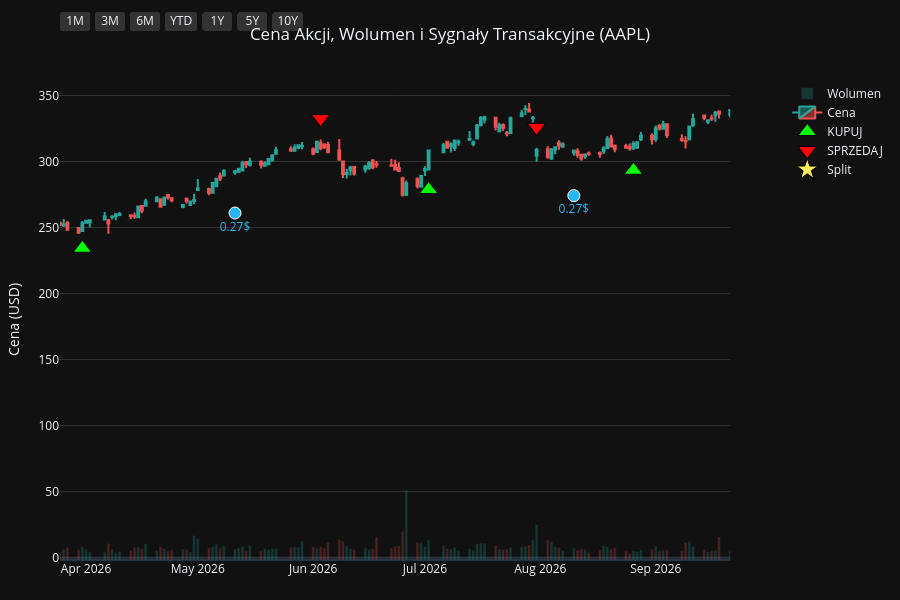
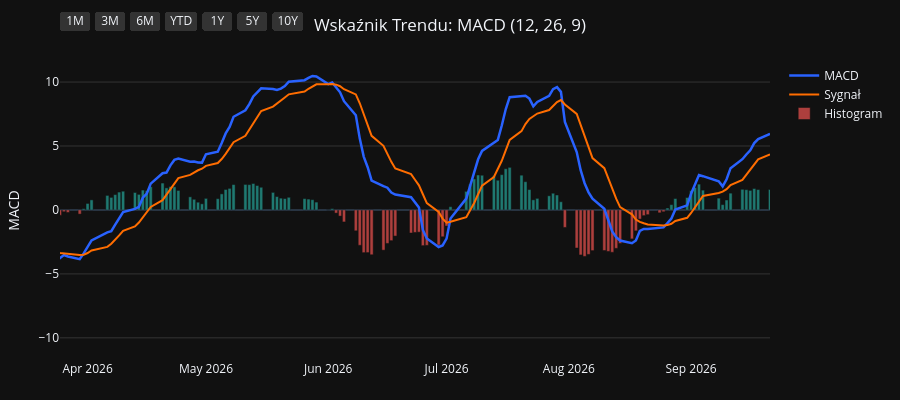
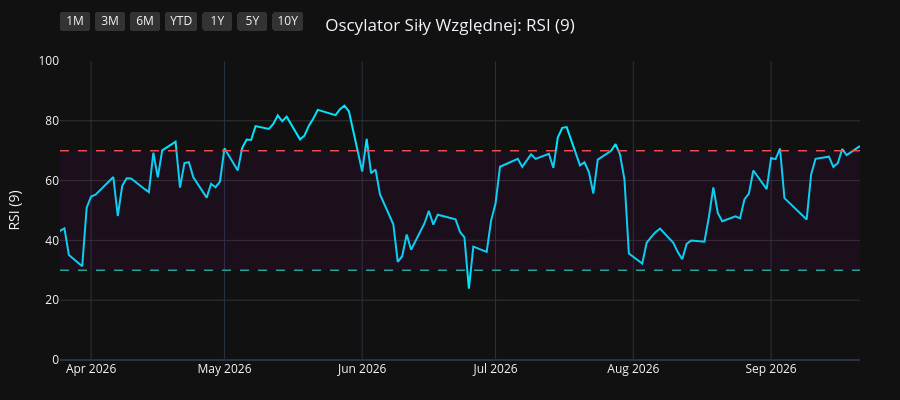
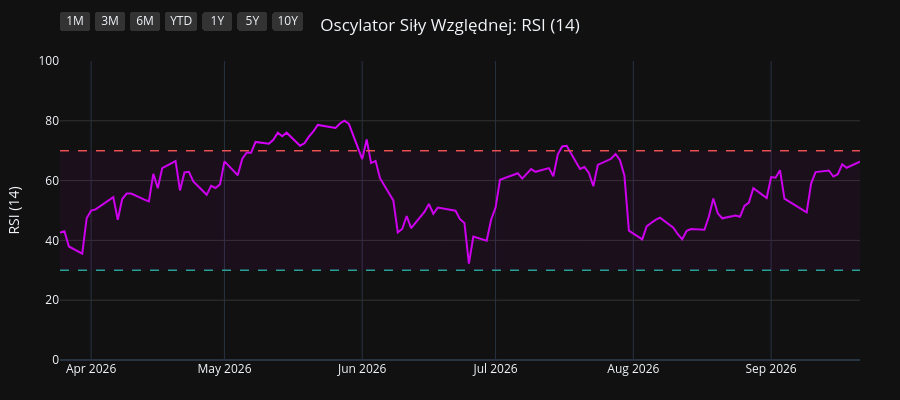

Here is the notebook cell these charts were saved with, in order:
### Code cell
import os
import yfinance as yf
import pandas as pd
import pandas_ta as ta
import plotly.graph_objects as go
from plotly.subplots import make_subplots

# 1. Pobranie i przygotowanie danych
symbol = os.environ.get("STOCK_TICKER", "").strip().upper()
if not symbol:
    raise RuntimeError("Set STOCK_TICKER before running price_extractor.ipynb")
df = yf.Ticker(symbol).history(period="10y")
df.index = df.index.tz_localize(None)

# Wskaźniki i sygnały
df.ta.macd(fast=12, slow=26, signal=9, append=True)
df.ta.rsi(length=9, append=True)
df.ta.rsi(length=14, append=True)
df.ta.rsi(length=21, append=True)
df.dropna(inplace=True)

macd = df['MACD_12_26_9']
signal = df['MACDs_12_26_9']
wczorajszy_macd = macd.shift(1)
wczorajszy_signal = signal.shift(1)

df['Decyzja'] = 'BRAK'
df.loc[(macd > signal) & (wczorajszy_macd <= wczorajszy_signal), 'Decyzja'] = 'KUPUJ'
df.loc[(macd < signal) & (wczorajszy_macd >= wczorajszy_signal), 'Decyzja'] = 'SPRZEDAJ'

df_kupuj = df[df['Decyzja'] == 'KUPUJ']
df_sprzedaj = df[df['Decyzja'] == 'SPRZEDAJ']
df_dywidendy = df[df['Dividends'] > 0]
df_splity = df[df['Stock Splits'] > 0]

# Wspólna konfiguracja osi X
konfiguracja_osi_x = dict(
    type="date",
    showspikes=True, spikemode="across", spikesnap="cursor", spikedash="dot", spikecolor="#ffffff", spikethickness=1, hoverformat="%Y-%m-%d",
    rangeselector=dict(
        buttons=list([
            dict(count=1, label="1M", step="month", stepmode="backward"),
            dict(count=3, label="3M", step="month", stepmode="backward"),
            dict(count=6, label="6M", step="month", stepmode="backward"),
            dict(count=1, label="YTD", step="year", stepmode="todate"),
            dict(count=1, label="1Y", step="year", stepmode="backward"),
            dict(count=5, label="5Y", step="year", stepmode="backward"),
            dict(step="all", label="10Y")
        ]),
        bgcolor="#333333", activecolor="#2962ff", x=0, y=1.1
    )
)

# ==========================================
# WYKRES 1: CENA + WOLUMEN + SYGNAŁY
# ==========================================
fig1 = make_subplots(specs=[[{"secondary_y": True}]])

kolory_wolumenu = ['#26a69a' if row['Close'] >= row['Open'] else '#ef5350' for index, row in df.iterrows()]
fig1.add_trace(go.Bar(x=df.index, y=df['Volume'], marker_color=kolory_wolumenu, opacity=0.25, name='Wolumen'), secondary_y=True)
fig1.add_trace(go.Candlestick(x=df.index, open=df['Open'], high=df['High'], low=df['Low'], close=df['Close'], name='Cena', increasing_line_color='#26a69a', decreasing_line_color='#ef5350'), secondary_y=False)
fig1.add_trace(go.Scatter(x=df_kupuj.index, y=df_kupuj['Low'] * 0.95, customdata=df_kupuj[['Low', 'High']], mode='markers', marker=dict(symbol='triangle-up', size=16, color='#00ff00', line=dict(width=1, color='black')), name='KUPUJ', hovertemplate='KUPUJ<br>Najniższa: %{customdata[0]:.2f}<br>Najwyższa: %{customdata[1]:.2f}<extra></extra>'), secondary_y=False)
fig1.add_trace(go.Scatter(x=df_sprzedaj.index, y=df_sprzedaj['High'] * 1.05, customdata=df_sprzedaj[['Low', 'High']], mode='markers', marker=dict(symbol='triangle-down', size=16, color='#ff0000', line=dict(width=1, color='black')), name='SPRZEDAJ', hovertemplate='SPRZEDAJ<br>Najniższa: %{customdata[0]:.2f}<br>Najwyższa: %{customdata[1]:.2f}<extra></extra>'), secondary_y=False)

if not df_dywidendy.empty:
    fig1.add_trace(go.Scatter(x=df_dywidendy.index, y=df_dywidendy['Low'] * 0.90, mode='markers+text', marker=dict(symbol='circle', size=12, color='#29b6f6', line=dict(width=1, color='white')), text=df_dywidendy['Dividends'].apply(lambda x: f"{x}$"), textposition="bottom center", name='Dywidenda', showlegend=False, hovertemplate='Dywidenda: %{text}<extra></extra>', textfont=dict(color="#29b6f6")), secondary_y=False)
if not df_splity.empty:
                    fig1.add_trace(go.Scatter(x=df_splity.index, y=df_splity['High'], mode='markers+text', marker=dict(symbol='star', size=16, color='#ffee58', line=dict(width=1, color='black')), text=df_splity['Stock Splits'].apply(lambda x: f"{x:g}:1" if x >= 1 else f"1:{1 / x:g}"), textposition="top center", name='Split', hovertemplate='%{text}<extra></extra>', textfont=dict(color="#ffee58")), secondary_y=False)

fig1.update_layout(title=dict(text=f"Cena Akcji, Wolumen i Sygnały Transakcyjne ({symbol})", x=0.5, xanchor='center'), dragmode='pan', xaxis_rangeslider_visible=False, template='plotly_dark', height=600, hovermode='x unified', margin=dict(l=60, r=40, t=60, b=40))
fig1.update_xaxes(**konfiguracja_osi_x)
fig1.update_xaxes(range=[df.index.max() - pd.Timedelta(days=180), df.index.max()])
fig1.update_yaxes(title_text="Cena (USD)", secondary_y=False, gridcolor='#333333')
fig1.update_yaxes(range=[0, df['Volume'].max() * 4], showgrid=False, showticklabels=False, secondary_y=True)
fig1.show(config={'scrollZoom': True})

# ==========================================
# WYKRES 2: WSKAŹNIK MACD
# ==========================================
fig2 = go.Figure()
fig2.add_trace(go.Scatter(x=df.index, y=df['MACD_12_26_9'], line=dict(color='#2962ff', width=2.5), name='MACD'))
fig2.add_trace(go.Scatter(x=df.index, y=df['MACDs_12_26_9'], line=dict(color='#ff6d00', width=2), name='Sygnał'))
kolory_macd = ['#26a69a' if val >= 0 else '#ef5350' for val in df['MACDh_12_26_9']]
fig2.add_trace(go.Bar(x=df.index, y=df['MACDh_12_26_9'], marker_color=kolory_macd, name='Histogram', opacity=0.7))
fig2.update_layout(title=dict(text="Wskaźnik Trendu: MACD (12, 26, 9)", x=0.5, xanchor='center'), dragmode='pan', xaxis_rangeslider_visible=False, template='plotly_dark', height=400, hovermode='x unified', margin=dict(l=60, r=40, t=60, b=40))
fig2.update_xaxes(**konfiguracja_osi_x)
fig2.update_xaxes(range=[df.index.max() - pd.Timedelta(days=180), df.index.max()])
fig2.update_yaxes(title_text="MACD", gridcolor='#333333')
fig2.show(config={'scrollZoom': True})

# ==========================================
# WYKRES 3: OSCYLATOR RSI (9)
# ==========================================
fig3 = go.Figure()
fig3.add_trace(go.Scatter(x=df.index, y=df['RSI_9'], line=dict(color='#00e5ff', width=2), name='RSI (9)'))
fig3.add_hline(y=70, line_dash="dash", line_color="#ef5350", line_width=1.5)
fig3.add_hline(y=30, line_dash="dash", line_color="#26a69a", line_width=1.5)
fig3.add_hrect(y0=30, y1=70, line_width=0, fillcolor="purple", opacity=0.1)
fig3.update_layout(title=dict(text="Oscylator Siły Względnej: RSI (9)", x=0.5, xanchor='center'), dragmode='pan', xaxis_rangeslider_visible=False, template='plotly_dark', height=400, hovermode='x unified', margin=dict(l=60, r=40, t=60, b=40))
fig3.update_xaxes(**konfiguracja_osi_x)
fig3.update_xaxes(range=[df.index.max() - pd.Timedelta(days=180), df.index.max()])
fig3.update_yaxes(title_text="RSI (9)", range=[0, 100], gridcolor='#333333')
fig3.show(config={'scrollZoom': True})

# ==========================================
# WYKRES 4: OSCYLATOR RSI (14)
# ==========================================
fig4 = go.Figure()
fig4.add_trace(go.Scatter(x=df.index, y=df['RSI_14'], line=dict(color='#d500f9', width=2), name='RSI (14)'))
fig4.add_hline(y=70, line_dash="dash", line_color="#ef5350", line_width=1.5)
fig4.add_hline(y=30, line_dash="dash", line_color="#26a69a", line_width=1.5)
fig4.add_hrect(y0=30, y1=70, line_width=0, fillcolor="purple", opacity=0.1)
fig4.update_layout(title=dict(text="Oscylator Siły Względnej: RSI (14)", x=0.5, xanchor='center'), dragmode='pan', xaxis_rangeslider_visible=False, template='plotly_dark', height=400, hovermode='x unified', margin=dict(l=60, r=40, t=60, b=40))
fig4.update_xaxes(**konfiguracja_osi_x)
fig4.update_xaxes(range=[df.index.max() - pd.Timedelta(days=180), df.index.max()])
fig4.update_yaxes(title_text="RSI (14)", range=[0, 100], gridcolor='#333333')
fig4.show(config={'scrollZoom': True})

# ==========================================
# WYKRES 5: OSCYLATOR RSI (21)
# ==========================================
fig5 = go.Figure()
fig5.add_trace(go.Scatter(x=df.index, y=df['RSI_21'], line=dict(color='#64dd17', width=2), name='RSI (21)'))
fig5.add_hline(y=70, line_dash="dash", line_color="#ef5350", line_width=1.5)
fig5.add_hline(y=30, line_dash="dash", line_color="#26a69a", line_width=1.5)
fig5.add_hrect(y0=30, y1=70, line_width=0, fillcolor="purple", opacity=0.1)
fig5.update_layout(title=dict(text="Oscylator Siły Względnej: RSI (21)", x=0.5, xanchor='center'), dragmode='pan', xaxis_rangeslider_visible=False, template='plotly_dark', height=400, hovermode='x unified', margin=dict(l=60, r=40, t=60, b=40))
fig5.update_xaxes(**konfiguracja_osi_x)
fig5.update_xaxes(range=[df.index.max() - pd.Timedelta(days=180), df.index.max()])
fig5.update_yaxes(title_text="RSI (21)", range=[0, 100], gridcolor='#333333')
fig5.show(config={'scrollZoom': True})

### Figure 1 — Plotly figure (JSON) as saved in the notebook; plotly's stock layout.template omitted (floating-point values rounded to 4 significant figures; data arrays with more than 128 entries replaced by an {"elided": "..."} marker saying what was removed)
{"data": [{"marker": {"color": {"elided": "2479 str values"}}, "name": "Wolumen", "opacity": 0.25, "type": "bar", "x": {"elided": "2479 str values"}, "xaxis": "x", "y": {"elided": "2479 int values"}, "yaxis": "y2"}, {"close": {"elided": "2479 float values"}, "decreasing": {"line": {"color": "#ef5350"}}, "high": {"elided": "2479 float values"}, "increasing": {"line": {"color": "#26a69a"}}, "low": {"elided": "2479 float values"}, "name": "Cena", "open": {"elided": "2479 float values"}, "type": "candlestick", "x": {"elided": "2479 str values"}, "xaxis": "x", "yaxis": "y"}, {"customdata": {"elided": "89x2 float values"}, "hovertemplate": "KUPUJ<br>Najniższa: %{customdata[0]:.2f}<br>Najwyższa: %{customdata[1]:.2f}<extra></extra>", "marker": {"color": "#00ff00", "line": {"color": "black", "width": 1}, "size": 16, "symbol": "triangle-up"}, "mode": "markers", "name": "KUPUJ", "type": "scatter", "x": ["2016-11-21T00:00:00", "2017-01-09T00:00:00", "2017-01-25T00:00:00", "2017-05-01T00:00:00", "2017-07-10T00:00:00", "2017-08-29T00:00:00", "2017-10-06T00:00:00", "2017-12-18T00:00:00", "2018-01-08T00:00:00", "2018-02-14T00:00:00", "2018-04-10T00:00:00", "2018-05-02T00:00:00", "2018-06-06T00:00:00", "2018-07-09T00:00:00", "2018-08-01T00:00:00", "2018-10-02T00:00:00", "2018-12-03T00:00:00", "2018-12-12T00:00:00", "2018-12-28T00:00:00", "2019-03-12T00:00:00", "2019-04-02T00:00:00", "2019-04-18T00:00:00", "2019-06-06T00:00:00", "2019-07-23T00:00:00", "2019-08-19T00:00:00", "2019-09-05T00:00:00", "2019-10-07T00:00:00", "2019-12-16T00:00:00", "2020-03-27T00:00:00", "2020-06-08T00:00:00", "2020-07-08T00:00:00", "2020-07-20T00:00:00", "2020-07-31T00:00:00", "2020-10-01T00:00:00", "2020-11-06T00:00:00", "2020-12-01T00:00:00", "2021-01-22T00:00:00", "2021-03-15T00:00:00", "2021-06-07T00:00:00", "2021-08-17T00:00:00", "2021-08-31T00:00:00", "2021-10-14T00:00:00", "2021-11-17T00:00:00", "2022-02-01T00:00:00", "2022-03-18T00:00:00", "2022-05-27T00:00:00", "2022-06-23T00:00:00", "2022-10-17T00:00:00", "2022-11-11T00:00:00", "2023-01-09T00:00:00", "2023-03-16T00:00:00", "2023-04-19T00:00:00", "2023-05-01T00:00:00", "2023-05-05T00:00:00", "2023-05-18T00:00:00", "2023-05-31T00:00:00", "2023-06-27T00:00:00", "2023-08-25T00:00:00", "2023-10-04T00:00:00", "2023-11-02T00:00:00", "2023-12-08T00:00:00", "2023-12-13T00:00:00", "2024-01-19T00:00:00", "2024-03-18T00:00:00", "2024-04-25T00:00:00", "2024-06-05T00:00:00", "2024-06-07T00:00:00", "2024-06-11T00:00:00", "2024-07-02T00:00:00", "2024-08-14T00:00:00", "2024-09-20T00:00:00", "2024-10-10T00:00:00", "2024-11-19T00:00:00", "2025-01-29T00:00:00", "2025-03-25T00:00:00", "2025-04-15T00:00:00", "2025-05-12T00:00:00", "2025-06-06T00:00:00", "2025-06-23T00:00:00", "2025-08-07T00:00:00", "2025-09-03T00:00:00", "2025-09-19T00:00:00", "2025-10-23T00:00:00", "2025-11-28T00:00:00", "2026-01-28T00:00:00", "2026-02-24T00:00:00", "2026-03-31T00:00:00", "2026-07-02T00:00:00", "2026-08-26T00:00:00"], "xaxis": "x", "y": [24.02, 25.75, 26.27, 31.79, 31.57, 35.37, 34.17, 38.8, 38.59, 36.29, 38.21, 38.72, 42.92, 42.34, 44.13, 50.86, 40.81, 38.06, 34.81, 40.57, 43.21, 45.81, 41.36, 47.06, 47.87, 48.21, 51.47, 63.32, 56.61, 75.2, 86.47, 88.28, 92.66, 106.6, 107.1, 110.7, 124.5, 111.2, 115.5, 138.1, 140.2, 131.1, 140.1, 159.9, 148.4, 135.2, 126.2, 130.7, 134.7, 121.2, 141.7, 154.7, 157.6, 159.6, 161.5, 165.5, 173.8, 164.8, 160.3, 164.5, 181.8, 182.9, 177.2, 163.1, 158.0, 183.4, 182.7, 182.2, 202.4, 207.0, 214.4, 214.0, 213.8, 220.7, 207.8, 188.6, 195.5, 191.0, 188.1, 204.8, 221.8, 227.4, 244.2, 261.5, 241.1, 253.9, 234.3, 278.8, 293.4], "yaxis": "y"}, {"customdata": {"elided": "88x2 float values"}, "hovertemplate": "SPRZEDAJ<br>Najniższa: %{customdata[0]:.2f}<br>Najwyższa: %{customdata[1]:.2f}<extra></extra>", "marker": {"color": "#ff0000", "line": {"color": "black", "width": 1}, "size": 16, "symbol": "triangle-down"}, "mode": "markers", "name": "SPRZEDAJ", "type": "scatter", "x": ["2017-01-03T00:00:00", "2017-01-24T00:00:00", "2017-02-27T00:00:00", "2017-05-22T00:00:00", "2017-08-21T00:00:00", "2017-09-06T00:00:00", "2017-11-16T00:00:00", "2017-12-26T00:00:00", "2018-01-24T00:00:00", "2018-03-19T00:00:00", "2018-04-20T00:00:00", "2018-05-25T00:00:00", "2018-06-08T00:00:00", "2018-07-30T00:00:00", "2018-09-07T00:00:00", "2018-10-08T00:00:00", "2018-12-10T00:00:00", "2018-12-20T00:00:00", "2019-03-06T00:00:00", "2019-03-28T00:00:00", "2019-04-15T00:00:00", "2019-04-26T00:00:00", "2019-07-17T00:00:00", "2019-08-02T00:00:00", "2019-08-27T00:00:00", "2019-09-24T00:00:00", "2019-11-20T00:00:00", "2020-01-24T00:00:00", "2020-05-27T00:00:00", "2020-06-29T00:00:00", "2020-07-17T00:00:00", "2020-07-21T00:00:00", "2020-09-03T00:00:00", "2020-10-21T00:00:00", "2020-11-23T00:00:00", "2021-01-05T00:00:00", "2021-02-01T00:00:00", "2021-04-29T00:00:00", "2021-07-21T00:00:00", "2021-08-18T00:00:00", "2021-09-10T00:00:00", "2021-11-10T00:00:00", "2021-12-17T00:00:00", "2022-02-17T00:00:00", "2022-04-08T00:00:00", "2022-06-13T00:00:00", "2022-08-22T00:00:00", "2022-11-04T00:00:00", "2022-11-29T00:00:00", "2023-02-21T00:00:00", "2023-04-11T00:00:00", "2023-04-20T00:00:00", "2023-05-02T00:00:00", "2023-05-16T00:00:00", "2023-05-22T00:00:00", "2023-06-26T00:00:00", "2023-07-10T00:00:00", "2023-09-11T00:00:00", "2023-10-20T00:00:00", "2023-11-30T00:00:00", "2023-12-11T00:00:00", "2023-12-19T00:00:00", "2024-01-31T00:00:00", "2024-04-19T00:00:00", "2024-05-29T00:00:00", "2024-06-06T00:00:00", "2024-06-10T00:00:00", "2024-06-25T00:00:00", "2024-07-18T00:00:00", "2024-09-04T00:00:00", "2024-10-07T00:00:00", "2024-10-25T00:00:00", "2024-12-30T00:00:00", "2025-03-03T00:00:00", "2025-04-03T00:00:00", "2025-05-08T00:00:00", "2025-05-22T00:00:00", "2025-06-11T00:00:00", "2025-07-29T00:00:00", "2025-08-25T00:00:00", "2025-09-10T00:00:00", "2025-10-07T00:00:00", "2025-11-07T00:00:00", "2025-12-08T00:00:00", "2026-02-13T00:00:00", "2026-03-02T00:00:00", "2026-06-03T00:00:00", "2026-07-31T00:00:00"], "xaxis": "x", "y": [28.08, 28.99, 33.32, 37.62, 38.58, 39.83, 42.15, 42.05, 43.48, 43.7, 42.16, 46.88, 47.46, 47.51, 55.9, 55.76, 42.34, 40.35, 43.87, 47.39, 49.96, 51.25, 51.47, 51.8, 52.53, 56.05, 67.23, 81.69, 80.93, 91.97, 98.68, 100.8, 131.1, 120.8, 119.9, 134.3, 138.0, 139.9, 149.4, 154.4, 159.2, 154.0, 177.9, 176.5, 176.4, 139.0, 174.9, 147.2, 149.4, 156.3, 167.7, 173.4, 176.0, 179.1, 180.8, 194.6, 196.6, 186.8, 181.7, 197.4, 200.7, 204.3, 194.1, 172.8, 200.0, 204.4, 205.2, 219.9, 239.7, 230.9, 235.0, 242.8, 264.3, 254.7, 216.5, 208.8, 211.9, 213.7, 224.5, 239.9, 243.1, 269.3, 284.9, 292.9, 274.9, 279.4, 332.5, 325.9], "yaxis": "y"}, {"hovertemplate": "Dywidenda: %{text}<extra></extra>", "marker": {"color": "#29b6f6", "line": {"color": "white", "width": 1}, "size": 12, "symbol": "circle"}, "mode": "markers+text", "name": "Dywidenda", "showlegend": false, "text": ["0.1425$", "0.1575$", "0.1575$", "0.1575$", "0.1575$", "0.1825$", "0.1825$", "0.1825$", "0.1825$", "0.1925$", "0.1925$", "0.1925$", "0.1925$", "0.205$", "0.205$", "0.205$", "0.205$", "0.22$", "0.22$", "0.22$", "0.22$", "0.23$", "0.23$", "0.23$", "0.23$", "0.24$", "0.24$", "0.24$", "0.24$", "0.25$", "0.25$", "0.25$", "0.25$", "0.26$", "0.26$", "0.26$", "0.26$", "0.27$", "0.27$"], "textfont": {"color": "#29b6f6"}, "textposition": "bottom center", "type": "scatter", "x": ["2017-02-09T00:00:00", "2017-05-11T00:00:00", "2017-08-10T00:00:00", "2017-11-10T00:00:00", "2018-02-09T00:00:00", "2018-05-11T00:00:00", "2018-08-10T00:00:00", "2018-11-08T00:00:00", "2019-02-08T00:00:00", "2019-05-10T00:00:00", "2019-08-09T00:00:00", "2019-11-07T00:00:00", "2020-02-07T00:00:00", "2020-05-08T00:00:00", "2020-08-07T00:00:00", "2020-11-06T00:00:00", "2021-02-05T00:00:00", "2021-05-07T00:00:00", "2021-08-06T00:00:00", "2021-11-05T00:00:00", "2022-02-04T00:00:00", "2022-05-06T00:00:00", "2022-08-05T00:00:00", "2022-11-04T00:00:00", "2023-02-10T00:00:00", "2023-05-12T00:00:00", "2023-08-11T00:00:00", "2023-11-10T00:00:00", "2024-02-09T00:00:00", "2024-05-10T00:00:00", "2024-08-12T00:00:00", "2024-11-08T00:00:00", "2025-02-10T00:00:00", "2025-05-12T00:00:00", "2025-08-11T00:00:00", "2025-11-10T00:00:00", "2026-02-09T00:00:00", "2026-05-11T00:00:00", "2026-08-10T00:00:00"], "xaxis": "x", "y": [27.24, 31.78, 32.39, 36.63, 31.71, 39.72, 43.94, 44.11, 36.09, 41.46, 43.03, 55.9, 69.03, 66.23, 96.2, 101.5, 118.9, 113.5, 127.8, 131.9, 150.2, 135.9, 143.9, 118.8, 132.1, 151.6, 156.8, 163.2, 167.4, 162.4, 192.4, 202.3, 203.2, 185.2, 201.5, 240.1, 244.1, 261.0, 274.1], "yaxis": "y"}, {"hovertemplate": "%{text}<extra></extra>", "marker": {"color": "#ffee58", "line": {"color": "black", "width": 1}, "size": 16, "symbol": "star"}, "mode": "markers+text", "name": "Split", "text": ["4:1"], "textfont": {"color": "#ffee58"}, "textposition": "top center", "type": "scatter", "x": ["2020-08-31T00:00:00"], "xaxis": "x", "y": [127.0], "yaxis": "y"}], "layout": {"dragmode": "pan", "height": 600, "hovermode": "x unified", "margin": {"b": 40, "l": 60, "r": 40, "t": 60}, "title": {"text": "Cena Akcji, Wolumen i Sygnały Transakcyjne (AAPL)", "x": 0.5, "xanchor": "center"}, "xaxis": {"anchor": "y", "domain": [0.0, 0.94], "hoverformat": "%Y-%m-%d", "range": ["2026-03-25T00:00:00", "2026-09-21T00:00:00"], "rangeselector": {"activecolor": "#2962ff", "bgcolor": "#333333", "buttons": [{"count": 1, "label": "1M", "step": "month", "stepmode": "backward"}, {"count": 3, "label": "3M", "step": "month", "stepmode": "backward"}, {"count": 6, "label": "6M", "step": "month", "stepmode": "backward"}, {"count": 1, "label": "YTD", "step": "year", "stepmode": "todate"}, {"count": 1, "label": "1Y", "step": "year", "stepmode": "backward"}, {"count": 5, "label": "5Y", "step": "year", "stepmode": "backward"}, {"label": "10Y", "step": "all"}], "x": 0, "y": 1.1}, "rangeslider": {"visible": false}, "showspikes": true, "spikecolor": "#ffffff", "spikedash": "dot", "spikemode": "across", "spikesnap": "cursor", "spikethickness": 1, "type": "date"}, "yaxis": {"anchor": "x", "domain": [0.0, 1.0], "gridcolor": "#333333", "title": {"text": "Cena (USD)"}}, "yaxis2": {"anchor": "x", "overlaying": "y", "range": [0, 1791760000], "showgrid": false, "showticklabels": false, "side": "right"}}}

### Figure 2 — Plotly figure (JSON) as saved in the notebook; plotly's stock layout.template omitted (floating-point values rounded to 4 significant figures; data arrays with more than 128 entries replaced by an {"elided": "..."} marker saying what was removed)
{"data": [{"line": {"color": "#2962ff", "width": 2.5}, "name": "MACD", "type": "scatter", "x": {"elided": "2479 str values"}, "y": {"elided": "2479 float values"}}, {"line": {"color": "#ff6d00", "width": 2}, "name": "Sygnał", "type": "scatter", "x": {"elided": "2479 str values"}, "y": {"elided": "2479 float values"}}, {"marker": {"color": {"elided": "2479 str values"}}, "name": "Histogram", "opacity": 0.7, "type": "bar", "x": {"elided": "2479 str values"}, "y": {"elided": "2479 float values"}}], "layout": {"dragmode": "pan", "height": 400, "hovermode": "x unified", "margin": {"b": 40, "l": 60, "r": 40, "t": 60}, "title": {"text": "Wskaźnik Trendu: MACD (12, 26, 9)", "x": 0.5, "xanchor": "center"}, "xaxis": {"hoverformat": "%Y-%m-%d", "range": ["2026-03-25T00:00:00", "2026-09-21T00:00:00"], "rangeselector": {"activecolor": "#2962ff", "bgcolor": "#333333", "buttons": [{"count": 1, "label": "1M", "step": "month", "stepmode": "backward"}, {"count": 3, "label": "3M", "step": "month", "stepmode": "backward"}, {"count": 6, "label": "6M", "step": "month", "stepmode": "backward"}, {"count": 1, "label": "YTD", "step": "year", "stepmode": "todate"}, {"count": 1, "label": "1Y", "step": "year", "stepmode": "backward"}, {"count": 5, "label": "5Y", "step": "year", "stepmode": "backward"}, {"label": "10Y", "step": "all"}], "x": 0, "y": 1.1}, "rangeslider": {"visible": false}, "showspikes": true, "spikecolor": "#ffffff", "spikedash": "dot", "spikemode": "across", "spikesnap": "cursor", "spikethickness": 1, "type": "date"}, "yaxis": {"gridcolor": "#333333", "title": {"text": "MACD"}}}}

### Figure 3 — Plotly figure (JSON) as saved in the notebook; plotly's stock layout.template omitted (floating-point values rounded to 4 significant figures; data arrays with more than 128 entries replaced by an {"elided": "..."} marker saying what was removed)
{"data": [{"line": {"color": "#00e5ff", "width": 2}, "name": "RSI (9)", "type": "scatter", "x": {"elided": "2479 str values"}, "y": {"elided": "2479 float values"}}], "layout": {"dragmode": "pan", "height": 400, "hovermode": "x unified", "margin": {"b": 40, "l": 60, "r": 40, "t": 60}, "shapes": [{"line": {"color": "#ef5350", "dash": "dash", "width": 1.5}, "type": "line", "x0": 0, "x1": 1, "xref": "x domain", "y0": 70, "y1": 70, "yref": "y"}, {"line": {"color": "#26a69a", "dash": "dash", "width": 1.5}, "type": "line", "x0": 0, "x1": 1, "xref": "x domain", "y0": 30, "y1": 30, "yref": "y"}, {"fillcolor": "purple", "line": {"width": 0}, "opacity": 0.1, "type": "rect", "x0": 0, "x1": 1, "xref": "x domain", "y0": 30, "y1": 70, "yref": "y"}], "title": {"text": "Oscylator Siły Względnej: RSI (9)", "x": 0.5, "xanchor": "center"}, "xaxis": {"hoverformat": "%Y-%m-%d", "range": ["2026-03-25T00:00:00", "2026-09-21T00:00:00"], "rangeselector": {"activecolor": "#2962ff", "bgcolor": "#333333", "buttons": [{"count": 1, "label": "1M", "step": "month", "stepmode": "backward"}, {"count": 3, "label": "3M", "step": "month", "stepmode": "backward"}, {"count": 6, "label": "6M", "step": "month", "stepmode": "backward"}, {"count": 1, "label": "YTD", "step": "year", "stepmode": "todate"}, {"count": 1, "label": "1Y", "step": "year", "stepmode": "backward"}, {"count": 5, "label": "5Y", "step": "year", "stepmode": "backward"}, {"label": "10Y", "step": "all"}], "x": 0, "y": 1.1}, "rangeslider": {"visible": false}, "showspikes": true, "spikecolor": "#ffffff", "spikedash": "dot", "spikemode": "across", "spikesnap": "cursor", "spikethickness": 1, "type": "date"}, "yaxis": {"gridcolor": "#333333", "range": [0, 100], "title": {"text": "RSI (9)"}}}}

### Figure 4 — Plotly figure (JSON) as saved in the notebook; plotly's stock layout.template omitted (floating-point values rounded to 4 significant figures; data arrays with more than 128 entries replaced by an {"elided": "..."} marker saying what was removed)
{"data": [{"line": {"color": "#d500f9", "width": 2}, "name": "RSI (14)", "type": "scatter", "x": {"elided": "2479 str values"}, "y": {"elided": "2479 float values"}}], "layout": {"dragmode": "pan", "height": 400, "hovermode": "x unified", "margin": {"b": 40, "l": 60, "r": 40, "t": 60}, "shapes": [{"line": {"color": "#ef5350", "dash": "dash", "width": 1.5}, "type": "line", "x0": 0, "x1": 1, "xref": "x domain", "y0": 70, "y1": 70, "yref": "y"}, {"line": {"color": "#26a69a", "dash": "dash", "width": 1.5}, "type": "line", "x0": 0, "x1": 1, "xref": "x domain", "y0": 30, "y1": 30, "yref": "y"}, {"fillcolor": "purple", "line": {"width": 0}, "opacity": 0.1, "type": "rect", "x0": 0, "x1": 1, "xref": "x domain", "y0": 30, "y1": 70, "yref": "y"}], "title": {"text": "Oscylator Siły Względnej: RSI (14)", "x": 0.5, "xanchor": "center"}, "xaxis": {"hoverformat": "%Y-%m-%d", "range": ["2026-03-25T00:00:00", "2026-09-21T00:00:00"], "rangeselector": {"activecolor": "#2962ff", "bgcolor": "#333333", "buttons": [{"count": 1, "label": "1M", "step": "month", "stepmode": "backward"}, {"count": 3, "label": "3M", "step": "month", "stepmode": "backward"}, {"count": 6, "label": "6M", "step": "month", "stepmode": "backward"}, {"count": 1, "label": "YTD", "step": "year", "stepmode": "todate"}, {"count": 1, "label": "1Y", "step": "year", "stepmode": "backward"}, {"count": 5, "label": "5Y", "step": "year", "stepmode": "backward"}, {"label": "10Y", "step": "all"}], "x": 0, "y": 1.1}, "rangeslider": {"visible": false}, "showspikes": true, "spikecolor": "#ffffff", "spikedash": "dot", "spikemode": "across", "spikesnap": "cursor", "spikethickness": 1, "type": "date"}, "yaxis": {"gridcolor": "#333333", "range": [0, 100], "title": {"text": "RSI (14)"}}}}
